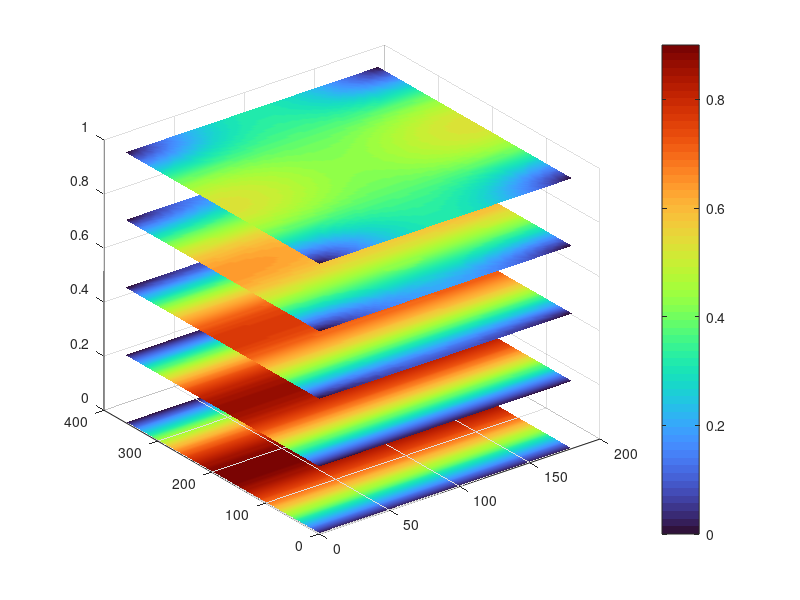

Reproduce this figure in MATLAB. (Note: this script raises an error after producing the figure.)
clear; clc;

% ----------------------------
% 1) Define grids (inputs)
% ----------------------------
ma_v   = linspace(0,1,81);        % modulation index m_a
phif_v = linspace(0,180,91);      % fundamental phase shift [deg]
phic_v = linspace(0,360,91);      % carrier phase shift (phi_CPS) [deg]

% For slice(), use meshgrid in X,Y,Z order
% X=phif, Y=phic, Z=ma
[PHIF, PHIC, MA] = meshgrid(phif_v, phic_v, ma_v);

% ----------------------------
% 2) Define how phi_CPS enters
% ----------------------------
% In your equations, phi_CPS is an input.
% If your effective CPS depends also on fundamental phase shift, you can define:
%   PHIC_eff = PHIC + k*PHIF   (example)
% For now: use PHIC directly.


% ----------------------------
% 3) Bessel-based components (like your screenshot)
% ----------------------------
arg = MA * (pi/2);        % m_a*pi/2
J0  = besselj(0, arg);
J2  = besselj(2, arg);

Vsl = (2/pi) .* J2 .* sqrt(1 - cosd(PHIC + -2*PHIF));  % sideband low
Vsw = (2/pi) .* J0 .* sqrt(1 - cosd(PHIC));        % switching
Vsh = (2/pi) .* J2 .* sqrt(1 - cosd(PHIC +2*PHIF));  % sideband high

% Optional: total metric (choose what you want to visualize)
Vsum =sqrt(Vsl.^2+Vsw.^2+Vsh.^2);


% ----------------------------
% 4) Choose what to plot
% ----------------------------
toPlot = "Vsum";   % "Vsw", "Vsl", "Vsh", "Vsum", "Vmax"

switch toPlot
    case "Vsw", V = abs(Vsw);
    case "Vsl", V = abs(Vsl);
    case "Vsh", V = abs(Vsh);
    case "Vsum", V = Vsum;
    otherwise, error("Unknown toPlot.");
end

% ----------------------------
% 5) Vertical slice plot
% ----------------------------
% Vertical planes can be:
% - constant PHIF  (fundamental phase shift)
% - constant PHIC  (carrier phase shift)

phif_slices = [];    % constant fundamental phase shift planes
phic_slices = [];             % e.g., [0 60 120 180]
ma_slices   = [0 0.25 0.5 0.75 1];             % keep empty => vertical only

figure;
slice(PHIF, PHIC, MA, V, phif_slices, phic_slices, ma_slices);
shading interp;

colormap(turbo);       % palette like your figure
cb = colorbar;
cb.Label.String = "|Component amplitude| (p.u.)";

xlabel('\phi_f (deg)');
ylabel('\phi_{cps} (deg)');
zlabel('m_a');
title("Vertical slices of " + toPlot);
grid on; box on;
view(45,25);

% Optional: overlay contour lines on slices
% hold on;
% contourslice(PHIF,PHIC,MA,V,phif_slices,phic_slices,ma_slices,[0.05 0.1 0.2 0.3],'k');
% hold off;
